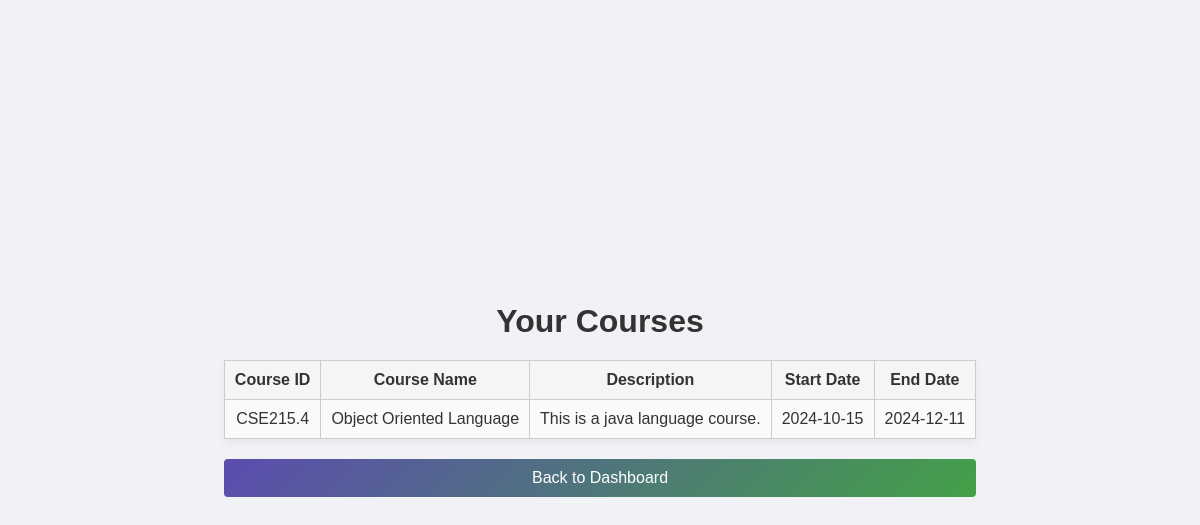
/view_course.php (signed in), run on an earlier commit of the app's database.
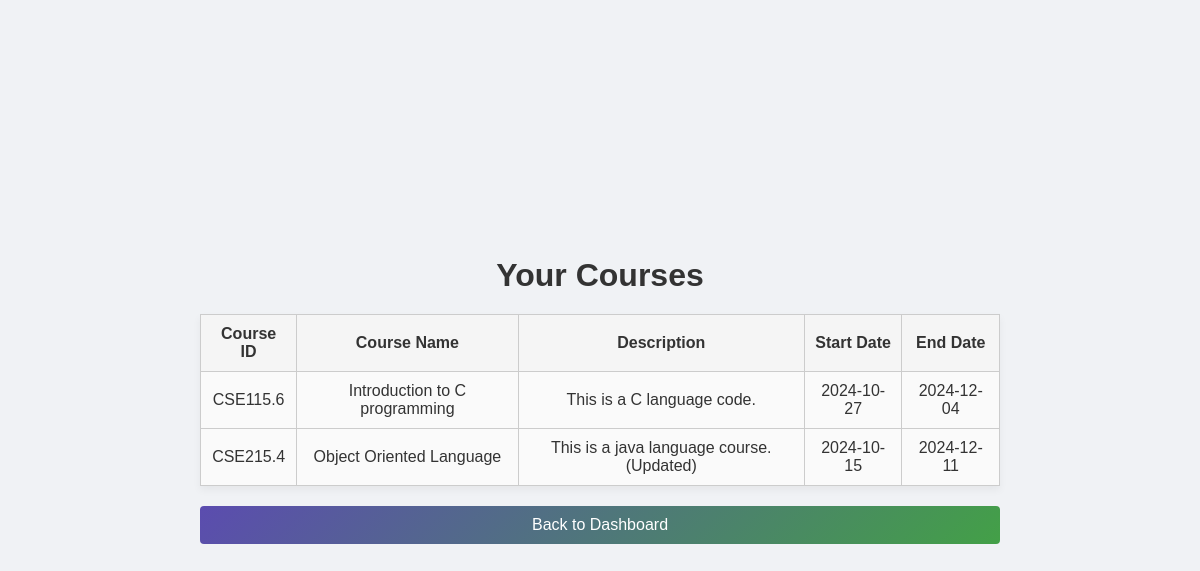
And on a later commit of the database.
### tables this page shows
CREATE TABLE `course` (
  `Course_ID` varchar(20) NOT NULL,
  `CourseName` varchar(50) DEFAULT NULL,
  `Description` longtext NOT NULL,
  `UserID` varchar(50) NOT NULL,
  `Start_Date` date DEFAULT NULL,
  `End_Date` date NOT NULL
);

### view_course.php (the view, shortened to what this page needs)
<!DOCTYPE html>
<html lang="en">
<head>
    <link rel="stylesheet" href="style.css">
</head>
<body>
    <div style="max-width: 800px; margin: 0 auto; text-align: center;">
        <h1>Your Courses</h1>
        <?php
        $userID = $_SESSION['userID'];
        $conn = new mysqli("localhost", "root", "", "learning_platform");
        $sql = "SELECT * FROM Course WHERE UserID = ?";
        $stmt = $conn->prepare($sql);
        $stmt->bind_param("s", $userID);
        $stmt->execute();
        $result = $stmt->get_result();
        if ($result->num_rows > 0) {
            echo "<table style='width: 100%; border-collapse: collapse; margin-top: 20px;'>
                    <thead>
                        <tr>
                            <th style='border: 1px solid #ccc; padding: 10px;'>Course ID</th>
                            <th style='border: 1px solid #ccc; padding: 10px;'>Course Name</th>
                            <th style='border: 1px solid #ccc; padding: 10px;'>Description</th>
                            <th style='border: 1px solid #ccc; padding: 10px;'>Start Date</th>
                            <th style='border: 1px solid #ccc; padding: 10px;'>End Date</th>
                        </tr>
                    </thead>
                    <tbody>";
            while ($row = $result->fetch_assoc()) {
                echo "<tr>
                        <td style='border: 1px solid #ccc; padding: 10px;'>" . htmlspecialchars($row['Course_ID']) . "</td>
                        <td style='border: 1px solid #ccc; padding: 10px;'>" . htmlspecialchars($row['CourseName']) . "</td>
                        <td style='border: 1px solid #ccc; padding: 10px;'>" . htmlspecialchars($row['Description']) . "</td>
                        <td style='border: 1px solid #ccc; padding: 10px;'>" . htmlspecialchars($row['Start_Date']) . "</td>
                        <td style='border: 1px solid #ccc; padding: 10px;'>" . htmlspecialchars($row['End_Date']) . "</td>
                      </tr>";
            }
            echo "</tbody></table>";
        } else {
            echo "<p style='margin-top: 20px; color: #555;'>No courses found.</p>";
        }
        ?>
        <a href="instructor_dashboard.html"><button style="margin-top: 20px; padding: 10px 20px;">Back to Dashboard</button></a>
    </div>
</body>
</html>

### style.css (style rules this page uses)
* { margin: 0; padding: 0; box-sizing: border-box; font-family: Arial, sans-serif; }
body { display: flex; justify-content: center; align-items: center; min-height: 100vh; background: #f0f2f5; color: #333; }
button { width: 100%; padding: 0.8rem; background: linear-gradient(135deg, #5b4caf, #43A047); color: #fff; border: none; border-radius: 4px; font-size: 1rem; cursor: pointer; transition: background 0.3s ease; }
a { color: #4CAF50; text-decoration: none; }
table { width: 100%; border-collapse: collapse; margin-top: 1rem; box-shadow: 0 4px 8px rgba(0, 0, 0, 0.05); }
th, td { padding: 0.8rem; border: 1px solid #ddd; color: #333; text-align: center; }
th { background-color: #f5f5f5; font-weight: bold; }
td { background-color: #fafafa; }

What changed in the data, as far as the page shows it:
added course: Course_ID "CSE115.6", CourseName "Introduction to C programming", Description "This is a C language code.", Start_Date "2024-10-27", End_Date "2024-12-04"
changed course "CSE215.4": Description "This is a java language course." → "This is a java language course.(Updated)"
